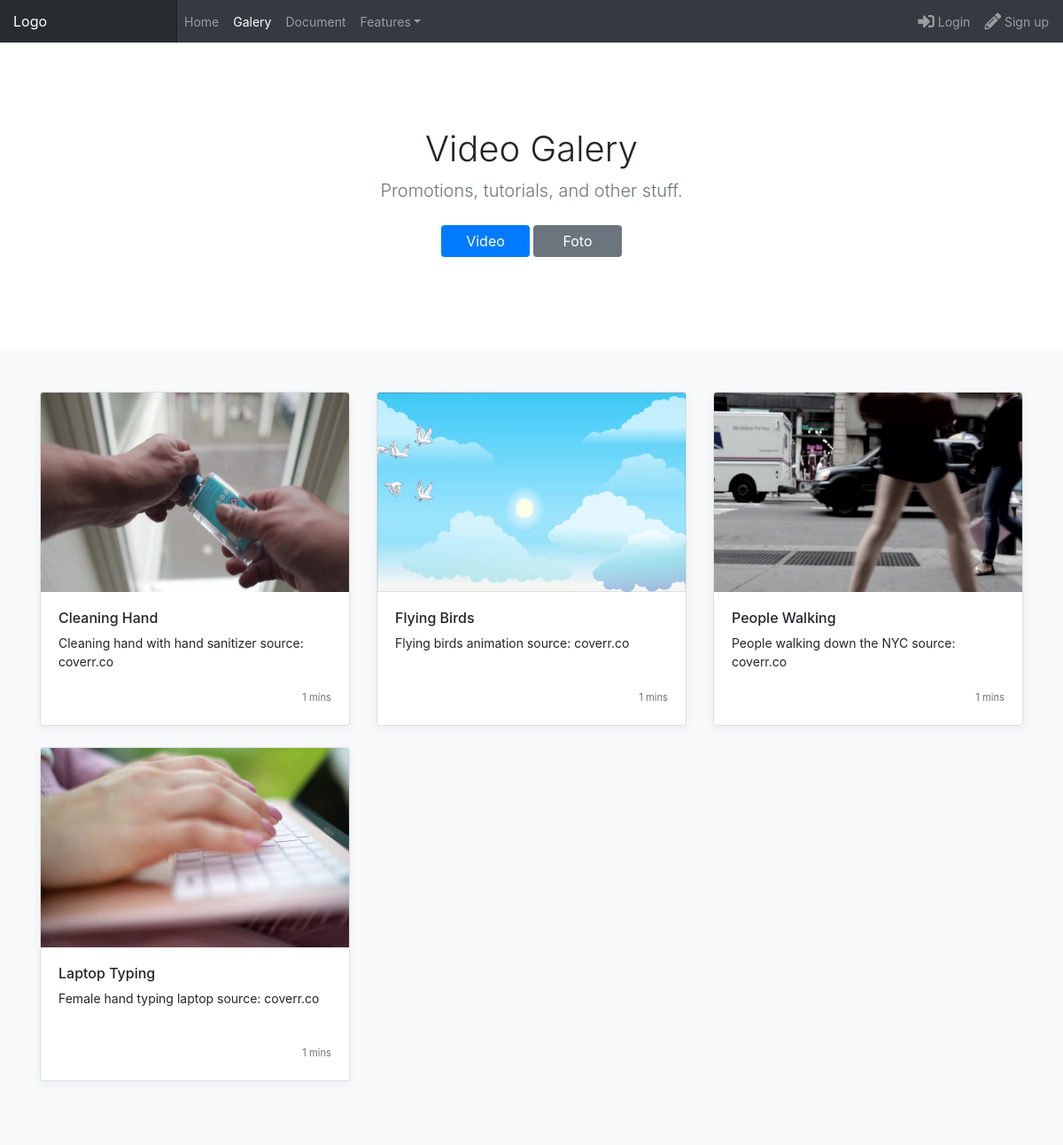
Page /galery/ on the committed database.
### tables this page shows
CREATE TABLE w_galery (
        title VARCHAR(50),
        description VARCHAR(255),
        duration INT,
        filename VARCHAR(50),
        thumbnail VARCHAR(50));

### app.py (the view)
@app.route('/galery/')
def galery():
    w_galery = pd.read_sql("select * from w_galery", conn)
    data = {"galery": w_galery}
    yesterday = datetime.now() - timedelta(days=1)
    return render_template('galery.html', date=yesterday.strftime("%d %b %Y"), data=data)

### templates/galery.html (shortened to what this page needs)
<html lang="en">
<head>
  {% include 'head.html' %}
  <link href="/static/css/dashboard.css" rel="stylesheet">
  <link href="/static/css/album.css" rel="stylesheet" >
</head>
<body>
{% include 'header.html' %}
    <main role="main">
      <section class="jumbotron text-center">
        <div class="container">
          <h1 class="jumbotron-heading">Video Galery</h1>
          <p class="lead text-muted">Promotions, tutorials, and other stuff.</p>
          <p>
            <a href="/galery/" class="btn btn-primary my-2" style="width: 100px">Video</a>
            <a href="/galeryf/" class="btn btn-secondary my-2" style="width: 100px">Foto</a>
          </p>
        </div>
      </section>
      <div class="album py-5 bg-light">
        <div class="container">
          <div class="row">
            {% for i, row in data['galery'].iterrows(): %}
              <div class="col-md-4">
                <a data-toggle="modal" data-target="#{{ row[3].replace('.','') }}">
                  <div class="card mb-4 box-shadow">
                    <img class="card-img-top" data-src="holder.js/100px225?theme=thumb&amp;bg=55595c&amp;fg=eceeef&amp;text=Thumbnail" alt="Thumbnail [100%x225]" style="height: 225px; width: 100%; display: block;" src="/static/galery/{{ row[4] }}" data-holder-rendered="true">
                    <div class="card-body" style="height: 150px">
                      <h6>{{ row[0] }}</h6>
                      <p class="card-text" style="height: 42px">{{ row[1] }}</p>
                      <div class="d-flex justify-content-between align-items-center">
                        <div class="btn-group">
                          <button type="button" class="btn btn-sm btn-outline-secondary">View</button>
                          <button type="button" class="btn btn-sm btn-outline-secondary">Edit</button>
                        </div>
                        <small class="text-muted">{{ row[2] }} mins</small>
                      </div>
                    </div>
                  </div>
                </a>
              </div>
            {% endfor %}
          </div>
        </div>
      </div>
    </main>
  </body>
</html>

### templates/head.html (shortened to what this page needs)
<link rel="stylesheet" href="https://stackpath.bootstrapcdn.com/bootstrap/4.3.1/css/bootstrap.min.css">
<link rel="stylesheet" href="/static/css/all.css">
<link rel="stylesheet" href="/static/css/mycss.css?version=1">

### templates/header.html (shortened to what this page needs)
    <nav class="navbar navbar-expand-lg navbar-dark sticky-top bg-dark flex-md-nowrap p-0">
    <a class="navbar-brand col-sm-3 col-md-2 mr-0" href="/dashboard">Logo</a>
    <div class="collapse navbar-collapse" id="navbarsExample05">
        <ul class="navbar-nav mr-auto">
          <li class="nav-item {% if request.path in ['/dashboard/'] %} active {% endif %}">
            <a class="nav-link" href="/dashboard">Home <span class="sr-only">(current)</span></a>
          </li>
          <li class="nav-item {% if request.path in ['/galery/', '/galeryf/'] %} active {% endif %}">
            <a class="nav-link" href="/galery">Galery</a>
          </li>
          <li class="nav-item {% if request.path in ['/dokumen/'] %} active {% endif %}">
            <a class="nav-link" href="#">Document</a>
          </li>
          <li class="nav-item dropdown {% if request.path in ['/cektarif/', '/tracking/', '/lokasi/'] %} active {% endif %}">
            <a class="nav-link dropdown-toggle" href="#" id="dropdown05" data-toggle="dropdown" aria-haspopup="true" aria-expanded="false">Features</a>
          </li>
        </ul>
        {% if session['username']: %}
        <ul class="navbar-nav">
          <li class="nav-item dropdown">
            <a class="nav-link dropdown-toggle" href="#" id="dropdown06" data-toggle="dropdown" aria-haspopup="true" aria-expanded="false"><i class="fas fa-user-circle fa-lg"></i>
            {{ session['username'] }}</a>
            <div class="dropdown-menu dropdown-menu-right" aria-labelledby="dropdown06">
              <div role="separator" class="divider"></div>
              <a class="dropdown-item" href="#">Account</a>
              <a class="dropdown-item" href="/logout/">Logout</a>
            </div>
          </li>
        </ul>
        {% else: %}
        <ul class="navbar-nav">
          <li class="nav-item">
            <a class="nav-link my-2 my-md-0" href="/login/">
              <span><i class="fas fa-sign-in-alt fa-lg"></i> Login</span>
            </a>
          </li>
          <li class="nav-item">
            <a class="nav-link my-2 mr-2 my-md-0" href="/signup/">
              <span><i class="fas fa-pencil-alt fa-lg"></i> Sign up</span>
            </a>
          </li>
        </ul>
        {% endif %}
      </div>
  </nav>

### static/css/all.css (style rules this page uses)
.fa,.fab,.fal,.far,.fas { -moz-osx-font-smoothing:grayscale;-webkit-font-smoothing:antialiased;display:inline-block;font-style:normal;font-variant:normal;text-rendering:auto;line-height:1 }
.fa-lg { font-size:1.33333em;line-height:.75em;vertical-align:-.0667em }
.fa-pencil-alt:before { content:"\f303" }
.fa-sign-in-alt:before { content:"\f2f6" }
.fa,.far,.fas { font-family:Font Awesome\ 5 Free }
.fa,.fas { font-weight:900 }

### static/css/mycss.css (style rules this page uses)
.btn { border: 0 none;color: #ffffff; }

### static/css/dashboard.css (style rules this page uses)
body { font-size: .875rem; }
.navbar-brand { padding-top: .75rem; padding-bottom: .75rem; font-size: 1rem; background-color: rgba(0, 0, 0, .25); box-shadow: inset -1px 0 0 rgba(0, 0, 0, .25); }

### static/css/album.css (style rules this page uses)
:root { --jumbotron-padding-y: 3rem; }
.jumbotron { padding-top: var(--jumbotron-padding-y); padding-bottom: var(--jumbotron-padding-y); margin-bottom: 0; background-color: #fff; }
@media (min-width: 768px) { .jumbotron { padding-top: calc(var(--jumbotron-padding-y) * 2); padding-bottom: calc(var(--jumbotron-padding-y) * 2); } }
.jumbotron p:last-child { margin-bottom: 0; }
.jumbotron-heading { font-weight: 300; }
.jumbotron .container { max-width: 40rem; }
.box-shadow { box-shadow: 0 .25rem .75rem rgba(0, 0, 0, .05); }

### rows in the picture
w_galery: thumbnail (picture), title "Cleaning Hand", description "Cleaning hand with hand sanitizer source: coverr.co"
w_galery: thumbnail (picture), title "Flying Birds", description "Flying birds animation source: coverr.co"
w_galery: thumbnail (picture), title "People Walking", description "People walking down the NYC source: coverr.co"
w_galery: thumbnail (picture), title "Laptop Typing", description "Female hand typing laptop source: coverr.co"

### other values in the picture
{{ row[2] }} "1" "1" "1" "1"
